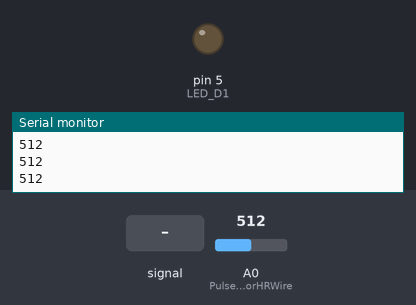
Recording of a sketch running on a simulated Arduino Uno, built with avr-gcc and run on an emulated ATmega328P. Shown: output pins drawn as LEDs (lit = HIGH), the last lines printed to the serial monitor. Dashed ring = blinking. Inputs (shaded band) come from the test bench; at power-on: A0 (PulseSensorHRWire) = 512.

Above: at 1.2 s.
1.3 s: A0 (PulseSensorHRWire) fed a 200 Hz sine of ±255 counts around its level
At 1.54 s:
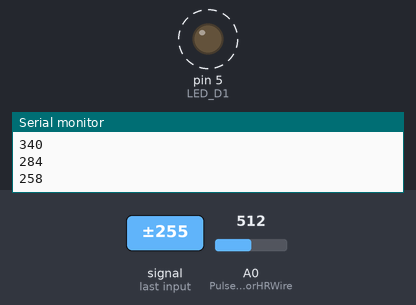
4.3 s: A0 (PulseSensorHRWire) set to 610
At 4.3 s:
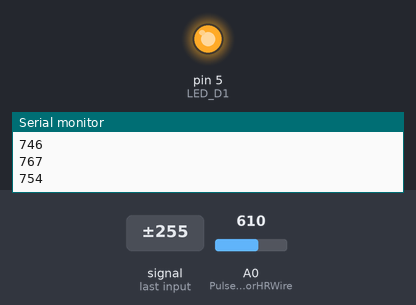
5.8 s: A0 (PulseSensorHRWire) set to 585
At 6.5 s:
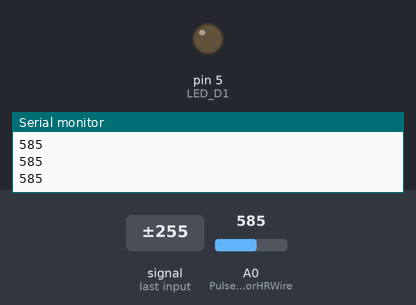
7.3 s: A0 (PulseSensorHRWire) set to 716
At 7.7 s:
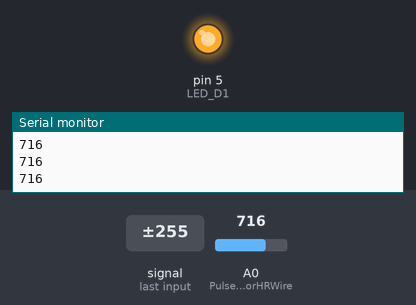
Timing chart, 0 to 9.8 s (numbered marks = the images above; inputs shaded):
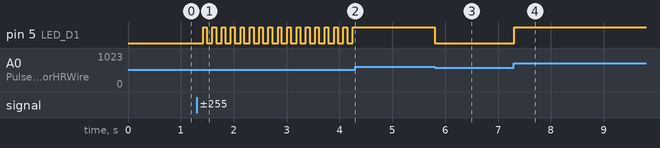

The sketch:

heart_beat_threshold.ino
```cpp
const int PulseSensorHRWire = A0; //--> PulseSensor connected to ANALOG PIN 0 (A0 / ADC 0).
const int LED_D1 = 5; //--> LED to detect when the heart is beating. The LED is connected to PIN D1 (GPIO5) on the NodeMCU ESP12E.
int Threshold = 600; //--> Determine which Signal to "count as a beat" and which to ignore.
int Signal; //--> holds the incoming raw data.
//----------------------------------------

//--------------------------------------------------------------------------------void setup
void setup() {
  Serial.begin(115200); //--> Set's up Serial Communication at certain speed.
  pinMode(LED_D1,OUTPUT); //--> Set LED_3 PIN as Output.
}
//--------------------------------------------------------------------------------

//--------------------------------------------------------------------------------void loop
void loop() {
  Signal = analogRead(PulseSensorHRWire); //--> Read the PulseSensor's value. Assign this value to the "Signal" variable.

  Serial.println(Signal); //--> Send the Signal value to Serial Plotter.

  if(Signal > Threshold){ //--> If the signal is above "600"(Threshold), then "turn-on" Arduino's on-Board LED.
    digitalWrite(LED_D1,HIGH);
  } else {
    digitalWrite(LED_D1,LOW); //--> Else, the sigal must be below "600", so "turn-off" this LED.
  }

  delay(10);
}
```

Measured:
- the behaviour switches between 601 and 600 on A0 (PulseSensorHRWire) (found by bisection; images 2 and 3)
- after the input at 1.3 s, pin 5 (LED_D1): alternates HIGH for 0.07 s and LOW for 0.10 s, starting after 0.12 s
- after the input at 4.3 s, pin 5 (LED_D1): stops changing and stays HIGH
- after the input at 5.8 s, pin 5 (LED_D1): HIGH → LOW at once
- after the input at 7.3 s, pin 5 (LED_D1): LOW → HIGH at once
